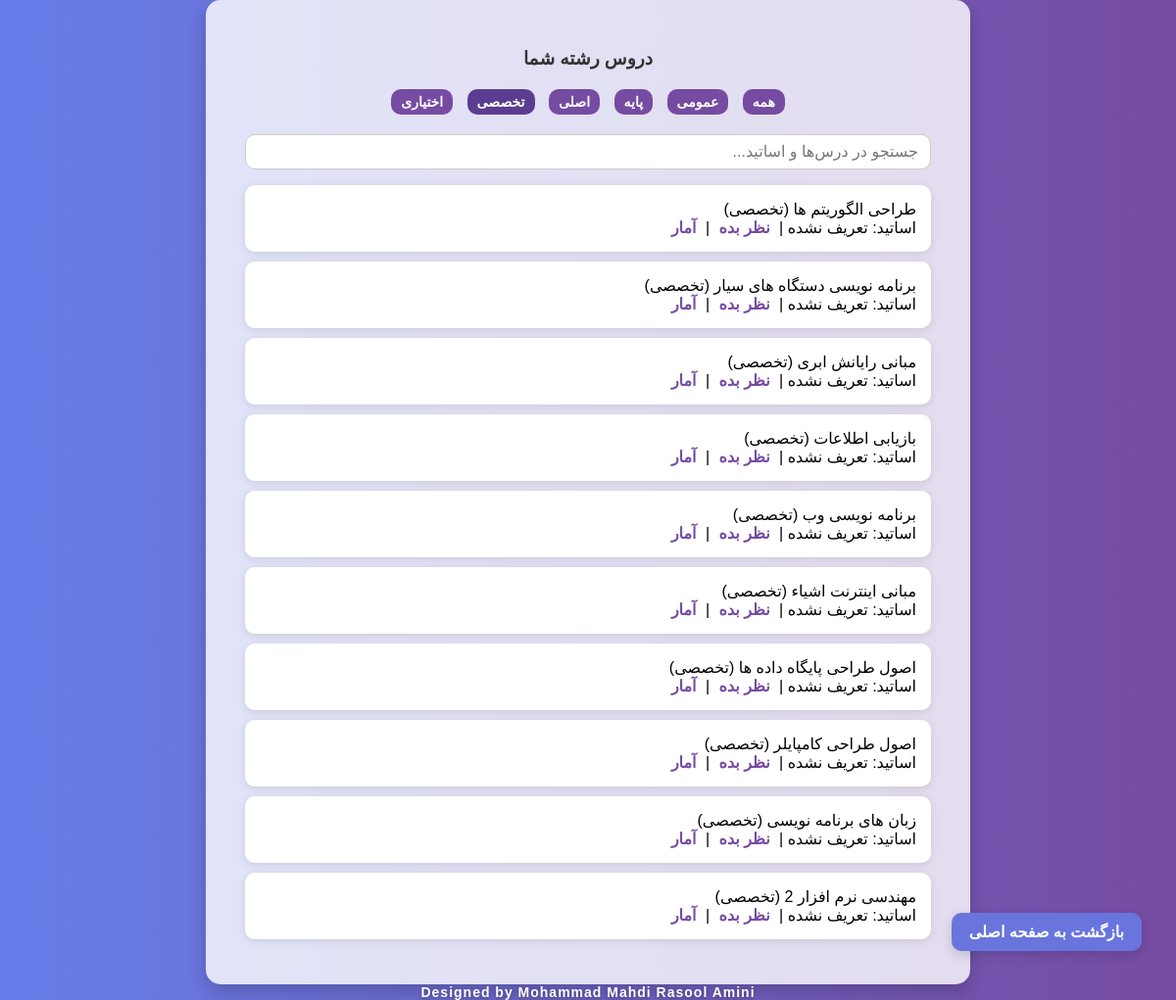
The page /courses?category=تخصصی (signed in) on the database its author committed.
### tables this page shows
CREATE TABLE Courses (
    id INTEGER PRIMARY KEY AUTOINCREMENT,
    name TEXT
, category TEXT);

### app.py (the view)
@app.route("/courses")
def courses():
    if "student_id" not in session:
        return redirect("/")
    category_filter = request.args.get("category")
    search_query = request.args.get("q", "").strip()
    db = get_db()
    query = """
        SELECT c.id, c.name, c.category, GROUP_CONCAT(p.name, ', ') as professors
        FROM Courses c
        JOIN CourseMajor cm ON c.id = cm.course_id
        LEFT JOIN CourseProfessor cp ON c.id = cp.course_id
        LEFT JOIN Professors p ON cp.professor_id = p.id
        WHERE cm.major_id = ?
    """
    params = [session["major_id"]]
    if category_filter:
        query += " AND c.category = ?"
        params.append(category_filter)
    if search_query:
        query += " AND (c.name LIKE ? OR p.name LIKE ?)"
        params.extend([f"%{search_query}%", f"%{search_query}%"])
    query += " GROUP BY c.id"
    courses = db.execute(query, params).fetchall()
    db.close()
    return render_template("courses.html", courses=courses, selected_category=category_filter, search_query=search_query)

### app.py (called while the page is built)
def get_db():
    conn = sqlite3.connect("/data/ratings.db")
    conn.row_factory = sqlite3.Row
    return conn

### templates/courses.html (shortened to what this page needs)
<!DOCTYPE html>
<html lang="fa" dir="rtl">
<head>
</head>
<body>
  <div class="card">
    <h3>دروس رشته شما</h3>
    <div class="filters" id="category-filters">
      <a href="/courses" class="{{ 'selected' if not selected_category }}">همه</a>
      <a href="/courses?category=عمومی" class="{{ 'selected' if selected_category == 'عمومی' }}">عمومی</a>
      <a href="/courses?category=پایه" class="{{ 'selected' if selected_category == 'پایه' }}">پایه</a>
      <a href="/courses?category=اصلی" class="{{ 'selected' if selected_category == 'اصلی' }}">اصلی</a>
      <a href="/courses?category=تخصصی" class="{{ 'selected' if selected_category == 'تخصصی' }}">تخصصی</a>
      <a href="/courses?category=اختیاری" class="{{ 'selected' if selected_category == 'اختیاری' }}">اختیاری</a>
    </div>
    <div id="search-container">
      <input
        type="text"
        id="search-input"
        placeholder="جستجو در درس‌ها و اساتید..."
        autocomplete="off"
        value="{{ search_query or '' }}"
      />
    </div>
    <ul id="course-list">
      {% for course in courses %}
        <li>
          {{ course.name }} ({{ course.category or 'دسته‌بندی نشده' }})<br />
          اساتید: {{ course.professors or 'تعریف نشده' }}
          | <a href="/rate/{{ course.id }}">نظر بده</a>
          | <a href="/stats/{{ course.id }}">آمار</a>
        </li>
      {% else %}
        <li>موردی یافت نشد.</li>
      {% endfor %}
    </ul>
    <a href="/" class="back-link">بازگشت به صفحه اصلی</a>
  </div>
  <div class="footer">
    Designed by Mohammad Mahdi Rasool Amini
  </div>
</body>
</html>

### templates/courses.html (style rules this page uses)
body { font-family: 'Vazirmatn', sans-serif; background: linear-gradient(to right, #667eea, #764ba2); margin: 0; padding: 0; display: flex; align-items: center; justify-content: center; min-height: 100vh; flex-direction: column; }
.card { background-color: #ffffffcc; padding: 30px 40px; border-radius: 15px; box-shadow: 0 8px 20px rgba(0, 0, 0, 0.2); width: 90%; max-width: 700px; text-align: right; }
h3 { color: #333; margin-bottom: 20px; text-align: center; }
ul { list-style: none; padding: 0; }
li { background: #fff; padding: 15px; margin-bottom: 10px; border-radius: 10px; box-shadow: 0 2px 8px rgba(0,0,0,0.1); transition: transform 0.2s; }
a { color: #764ba2; text-decoration: none; margin: 0 5px; font-weight: bold; }
.filters { margin-bottom: 20px; text-align: center; }
.filters a { background: #764ba2; color: white; padding: 5px 10px; margin: 0 5px; border-radius: 10px; font-size: 14px; display: inline-block; }
.filters a.selected { background: #5a3d91; }
.footer { font-family: 'Vazirmatn', sans-serif; font-weight: 700; font-size: 14px; color: #ffffff; text-shadow: 0 2px 4px rgba(0, 0, 0, 0.3); letter-spacing: 1px; }
.back-link { position: fixed; bottom: 50px; right: 30px; font-family: 'Vazirmatn', sans-serif; background-color: #6975DD; color: white; padding: 10px 18px; border-radius: 10px; text-decoration: none; font-weight: 700; transition: background-color 0.3s ease; user-select: none; box-shadow: 0 4px 12px rgba(0,0,0,0.15); z-index: 10; }
#search-container { margin-bottom: 15px; position: relative; text-align: right; }
#search-input { width: 100%; padding: 8px 12px; font-size: 16px; border-radius: 10px; border: 1px solid #ccc; box-sizing: border-box; }

### rows shown on the page
Courses: name "طراحی الگوریتم ها", category "تخصصی", professors "تعریف نشده"
Courses: name "برنامه نویسی دستگاه های سیار", category "تخصصی", professors "تعریف نشده"
Courses: name "مبانی رایانش ابری", category "تخصصی", professors "تعریف نشده"
Courses: name "بازیابی اطلاعات", category "تخصصی", professors "تعریف نشده"
Courses: name "برنامه نویسی وب", category "تخصصی", professors "تعریف نشده"
Courses: name "مبانی اینترنت اشیاء", category "تخصصی", professors "تعریف نشده"
Courses: name "اصول طراحی پایگاه داده ها", category "تخصصی", professors "تعریف نشده"
Courses: name "اصول طراحی کامپایلر", category "تخصصی", professors "تعریف نشده"
Courses: name "زبان های برنامه نویسی", category "تخصصی", professors "تعریف نشده"
Courses: category "تخصصی", professors "تعریف نشده"
